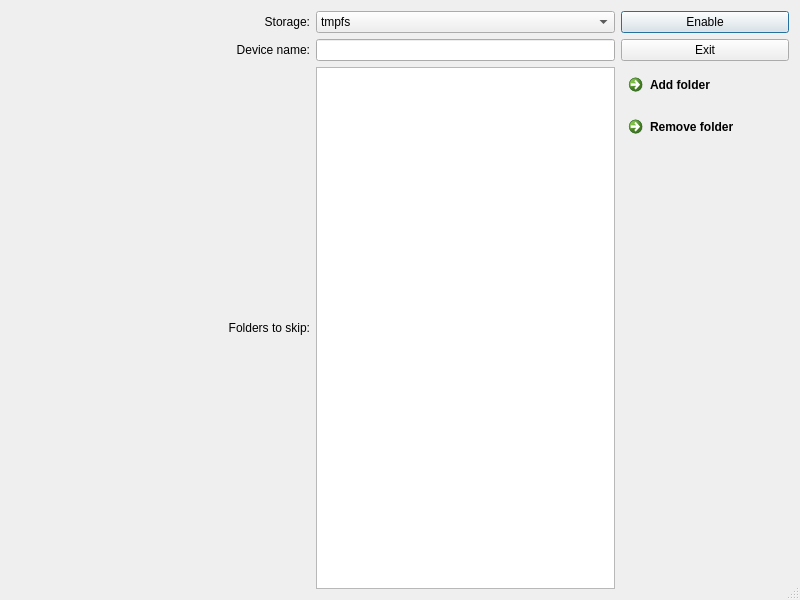
<?xml version="1.0" encoding="UTF-8"?>
<ui version="4.0">
 <class>RFreeze</class>
 <widget class="QDialog" name="RFreeze">
  <property name="geometry">
   <rect>
    <x>0</x>
    <y>0</y>
    <width>800</width>
    <height>600</height>
   </rect>
  </property>
  <property name="sizePolicy">
   <sizepolicy hsizetype="Expanding" vsizetype="Expanding">
    <horstretch>0</horstretch>
    <verstretch>0</verstretch>
   </sizepolicy>
  </property>
  <property name="minimumSize">
   <size>
    <width>100</width>
    <height>0</height>
   </size>
  </property>
  <property name="windowTitle">
   <string>ROSA Freeze</string>
  </property>
  <property name="sizeGripEnabled">
   <bool>true</bool>
  </property>
  <layout class="QGridLayout" name="gridLayout">
   <item row="0" column="0">
    <layout class="QHBoxLayout" name="horizontalLayout">
     <item>
      <layout class="QVBoxLayout" name="verticalLayout_2">
       <item>
        <layout class="QHBoxLayout" name="horizontalLayout_6">
         <item>
          <widget class="QLabel" name="label">
           <property name="sizePolicy">
            <sizepolicy hsizetype="Expanding" vsizetype="Preferred">
             <horstretch>0</horstretch>
             <verstretch>0</verstretch>
            </sizepolicy>
           </property>
           <property name="text">
            <string>Storage:</string>
           </property>
           <property name="alignment">
            <set>Qt::AlignRight|Qt::AlignTrailing|Qt::AlignVCenter</set>
           </property>
          </widget>
         </item>
         <item>
          <widget class="QComboBox" name="comboStorage">
           <property name="sizePolicy">
            <sizepolicy hsizetype="MinimumExpanding" vsizetype="Fixed">
             <horstretch>0</horstretch>
             <verstretch>0</verstretch>
            </sizepolicy>
           </property>
           <item>
            <property name="text">
             <string>tmpfs</string>
            </property>
           </item>
           <item>
            <property name="text">
             <string>device</string>
            </property>
           </item>
           <item>
            <property name="text">
             <string>folder</string>
            </property>
           </item>
          </widget>
         </item>
        </layout>
       </item>
       <item>
        <layout class="QHBoxLayout" name="horizontalLayout_5">
         <item>
          <widget class="QLabel" name="labelDevice">
           <property name="sizePolicy">
            <sizepolicy hsizetype="Expanding" vsizetype="Preferred">
             <horstretch>0</horstretch>
             <verstretch>0</verstretch>
            </sizepolicy>
           </property>
           <property name="minimumSize">
            <size>
             <width>0</width>
             <height>0</height>
            </size>
           </property>
           <property name="text">
            <string>Device name:</string>
           </property>
           <property name="alignment">
            <set>Qt::AlignRight|Qt::AlignTrailing|Qt::AlignVCenter</set>
           </property>
          </widget>
         </item>
         <item>
          <widget class="QLineEdit" name="lineDevName">
           <property name="sizePolicy">
            <sizepolicy hsizetype="MinimumExpanding" vsizetype="Fixed">
             <horstretch>0</horstretch>
             <verstretch>0</verstretch>
            </sizepolicy>
           </property>
          </widget>
         </item>
        </layout>
       </item>
       <item>
        <layout class="QHBoxLayout" name="horizontalLayout_4">
         <item>
          <widget class="QLabel" name="label_2">
           <property name="sizePolicy">
            <sizepolicy hsizetype="Expanding" vsizetype="Preferred">
             <horstretch>0</horstretch>
             <verstretch>0</verstretch>
            </sizepolicy>
           </property>
           <property name="minimumSize">
            <size>
             <width>0</width>
             <height>0</height>
            </size>
           </property>
           <property name="text">
            <string>Folders to skip:</string>
           </property>
           <property name="alignment">
            <set>Qt::AlignRight|Qt::AlignTrailing|Qt::AlignVCenter</set>
           </property>
          </widget>
         </item>
         <item>
          <widget class="QListWidget" name="folderList"/>
         </item>
        </layout>
       </item>
      </layout>
     </item>
     <item>
      <layout class="QVBoxLayout" name="verticalLayout_3">
       <item>
        <widget class="QPushButton" name="btnEnable">
         <property name="text">
          <string>Enable</string>
         </property>
        </widget>
       </item>
       <item>
        <widget class="QPushButton" name="btnExit">
         <property name="text">
          <string>Exit</string>
         </property>
        </widget>
       </item>
       <item>
        <widget class="QCommandLinkButton" name="btnAddFolder">
         <property name="text">
          <string>Add folder</string>
         </property>
         <property name="icon">
          <iconset>
           <normaloff>images/green-plus-th.png</normaloff>images/green-plus-th.png</iconset>
         </property>
        </widget>
       </item>
       <item>
        <widget class="QCommandLinkButton" name="btnRmFolder">
         <property name="text">
          <string>Remove folder</string>
         </property>
         <property name="icon">
          <iconset>
           <normaloff>images/red-minus-th.png</normaloff>images/red-minus-th.png</iconset>
         </property>
        </widget>
       </item>
       <item>
        <spacer name="verticalSpacer">
         <property name="orientation">
          <enum>Qt::Vertical</enum>
         </property>
         <property name="sizeHint" stdset="0">
          <size>
           <width>20</width>
           <height>40</height>
          </size>
         </property>
        </spacer>
       </item>
      </layout>
     </item>
    </layout>
   </item>
  </layout>
 </widget>
 <resources/>
 <connections/>
</ui>
